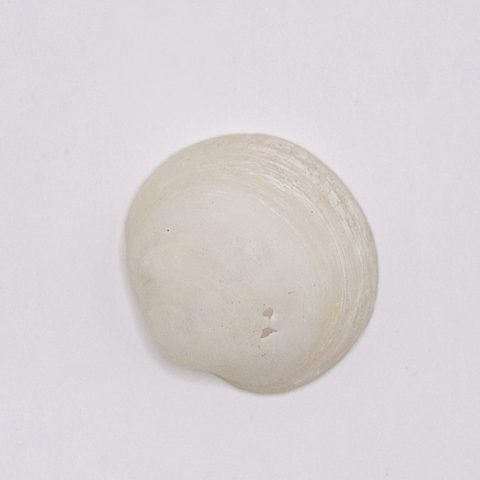
#> input picture site/assets/img/shells/03-p3-s.jpg, 480 x 480 px, given in place of ., which was not available
$ python -i import_video.py   (imports and definitions only)
#> lines starting #> are read from the running program, lines starting #| are printed output that depends on the picture; pictures that were not available may be replaced by others from this repository, and a replacement may not be noted
#> in pick_frames, im is the input picture: PIL image 480x480 RGB; mean R, G, B 217.2, 211.4, 213.9
"""貝を撮った動画から、AIの学習用の写真を切り出す。

python3 tools/import_video.py <番号> <動画> [<動画> ...]
python3 tools/import_video.py <動画> [<動画> ...]        ← ファイル名の先頭が番号のとき（例：24_かたし貝.mov、24-1.MOV）

- 動画1本＝貝1個として扱う（同じ貝の写真は、1つのまとまり＝個体として学習・評価に使う）
- 画面の中央を正方形に切り出す（撮るときは、貝を画面の真ん中に大きく）
- ぶれた場面・貝が写っていない場面を除き、似すぎた場面を間引いて、1本から最大24枚を選ぶ
- 保存先：training/photos/<番号2桁>/vid-<動画の名前>/f001.jpg …（36種類以外の貝・石は番号の代わりに other）
- 確認用の一覧画像：training/sheets/<番号2桁>_vid-<動画の名前>.jpg（どの貝が写っているかを目で確かめる）
- 最後に training/manifest.json を作り直す
撮り方の目安：貝を1つだけ、手のひらや砂の上で、ゆっくり回して表・裏・横を写す（10〜20秒）
必要なもの：tools/bin/videoframes（Mac の AVFoundation で場面を書き出す）と Pillow
"""
import re
import shutil
import subprocess
import sys
import tempfile
from pathlib import Path

from PIL import Image, ImageFilter, ImageStat

ROOT = Path(__file__).resolve().parent.parent
DEST = ROOT / "training/photos"
SHEETS = ROOT / "training/sheets"
VIDEOFRAMES = ROOT / "tools/bin/videoframes"
MAX_PER_VIDEO = 24
FPS = 4


# [7 lines left out: function label_dir, not called in this run]


def center_square(im, frac=0.8):
    """画面の中央の正方形（短い辺の frac 倍）"""
#> called with frac = 0.8
    w, h = im.size
#> w = 480; h = 480
    s = int(min(w, h) * frac)
#> s = 384
    return im.crop(((w - s) // 2, (h - s) // 2, (w - s) // 2 + s, (h - s) // 2 + s))
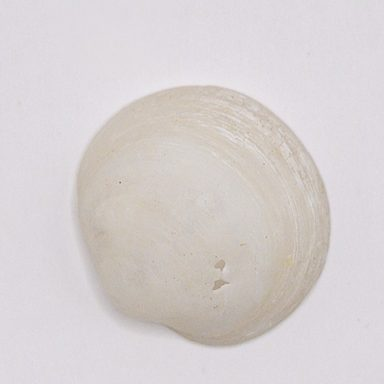
#> returned value: PIL image 384x384 RGB; mean R, G, B 214.8, 208.5, 209.1


def subject_ratio(im):
    """中央の正方形の中で、まわり（背景）と色がちがう部分の割合。貝が写っていない場面を見分ける"""
    g = center_square(im).convert("RGB").resize((96, 96))
    px = list(g.getdata())
#> px = 9216 items, first 6: (221, 216, 222), (220, 215, 221), (221, 216, 222), (221, 216, 222), (222, 217, 223), (222, 217, 223)
    W = 96
    ring = [px[y * W + x] for y in range(W) for x in range(W) if x < 5 or y < 5 or x >= W - 5 or y >= W - 5]
#> ring = 1820 items, first 6: (221, 216, 222), (220, 215, 221), (221, 216, 222), (221, 216, 222), (222, 217, 223), (222, 217, 223)
    bg = [sorted(c[i] for c in ring)[len(ring) // 2] for i in range(3)]
#> bg = [222, 217, 223]
    inner = [px[y * W + x] for y in range(16, 80) for x in range(16, 80)]
#> inner = 4096 items, first 6: (222, 217, 223), (222, 217, 223), (224, 219, 225), (224, 219, 225), (224, 219, 225), (224, 219, 225)
    far = sum(1 for c in inner if ((c[0] - bg[0]) ** 2 + (c[1] - bg[1]) ** 2 + (c[2] - bg[2]) ** 2) ** 0.5 > 40)
#> far = 1941
    return far / len(inner)


def sharpness(im):
    g = im.convert("L")
#> g: PIL image 384x384 L
    g.thumbnail((320, 320))
#> g: PIL image 320x320 L
    return ImageStat.Stat(g.filter(ImageFilter.FIND_EDGES)).var[0]


def tiny(im):
    g = im.convert("L").resize((24, 24))
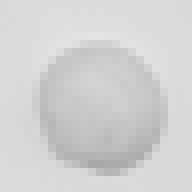
#> g: PIL image 24x24 L (shown 8 times larger); min 168, max 227, mean 210.4
#> pass 3 of the loop in pick_frames, `for p in paths:`:
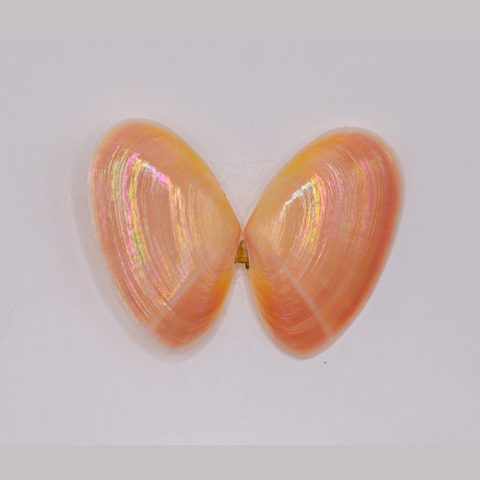
#> input picture site/assets/img/shells/05-p1-s.jpg, 480 x 480 px, given in place of , which was not available
#> in pick_frames, im is the input picture: PIL image 480x480 RGB; mean R, G, B 200.4, 180.6, 176.8
#> in center_square (call 5), `return im.crop(((w - s) // 2, (h - s) // 2, (w - s) // 2 + s, (h - s) ..`:
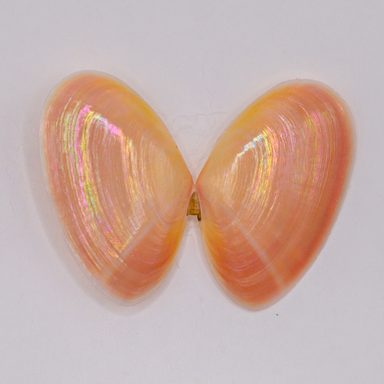
#> returned value: PIL image 384x384 RGB; mean R, G, B 201.2, 173.4, 164.6
#> in tiny (call 3), `g = im.convert("L").resize((24, 24))`:
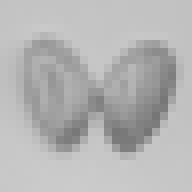
#> g: PIL image 24x24 L (shown 8 times larger); min 118, max 203, mean 180.7
#> the loop made 5 passes; the first 3 are shown
    return list(g.getdata())


def diff(a, b):
    return sum(abs(x - y) for x, y in zip(a, b)) / len(a)


def pick_frames(paths):
    """ぶれた場面を除き、時間の流れにそって、似すぎた場面を間引いて選ぶ"""
    info = []
    for p in paths:
#> (the run stopped early here; a loop or call above may not have finished)
